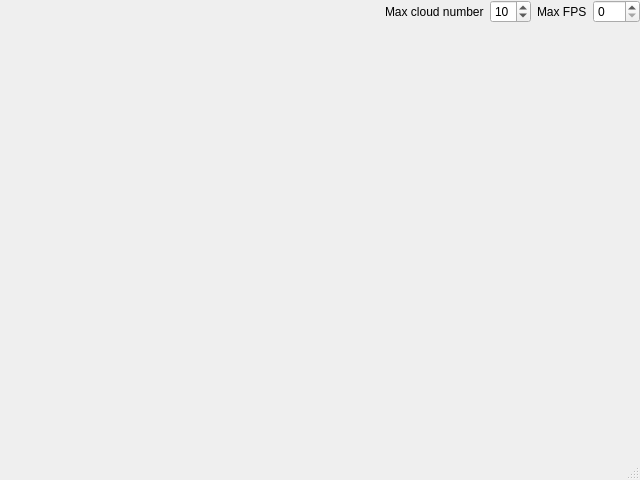
<?xml version="1.0" encoding="UTF-8"?>
<ui version="4.0">
 <class>PointCloudWindow</class>
 <widget class="QMainWindow" name="PointCloudWindow">
  <property name="geometry">
   <rect>
    <x>0</x>
    <y>0</y>
    <width>640</width>
    <height>480</height>
   </rect>
  </property>
  <property name="windowTitle">
   <string>MainWindow</string>
  </property>
  <widget class="QWidget" name="centralwidget">
   <layout class="QVBoxLayout" name="verticalLayout">
    <property name="margin">
     <number>0</number>
    </property>
    <item>
     <layout class="QHBoxLayout" name="horizontalLayout">
      <item>
       <spacer name="horizontalSpacer">
        <property name="orientation">
         <enum>Qt::Horizontal</enum>
        </property>
        <property name="sizeHint" stdset="0">
         <size>
          <width>40</width>
          <height>20</height>
         </size>
        </property>
       </spacer>
      </item>
      <item>
       <widget class="QLabel" name="label_2">
        <property name="text">
         <string>Max cloud number</string>
        </property>
       </widget>
      </item>
      <item>
       <widget class="QSpinBox" name="viewerMaxCloudNumberSpinBox">
        <property name="value">
         <number>10</number>
        </property>
       </widget>
      </item>
      <item>
       <widget class="QLabel" name="label">
        <property name="text">
         <string>Max FPS</string>
        </property>
       </widget>
      </item>
      <item>
       <widget class="QSpinBox" name="viewerMaxFramerateSpinBox">
        <property name="minimum">
         <number>0</number>
        </property>
        <property name="maximum">
         <number>999</number>
        </property>
        <property name="singleStep">
         <number>10</number>
        </property>
        <property name="value">
         <number>0</number>
        </property>
       </widget>
      </item>
     </layout>
    </item>
    <item>
     <widget class="QVTKWidget" name="qvtkWidget" native="true">
      <property name="sizePolicy">
       <sizepolicy hsizetype="Preferred" vsizetype="Expanding">
        <horstretch>0</horstretch>
        <verstretch>0</verstretch>
       </sizepolicy>
      </property>
     </widget>
    </item>
   </layout>
  </widget>
  <widget class="QMenuBar" name="menubar">
   <property name="geometry">
    <rect>
     <x>0</x>
     <y>0</y>
     <width>640</width>
     <height>21</height>
    </rect>
   </property>
  </widget>
  <widget class="QStatusBar" name="statusbar"/>
 </widget>
 <customwidgets>
  <customwidget>
   <class>QVTKWidget</class>
   <extends>QWidget</extends>
   <header>QVTKWidget.h</header>
   <container>1</container>
  </customwidget>
 </customwidgets>
 <resources/>
 <connections/>
</ui>
